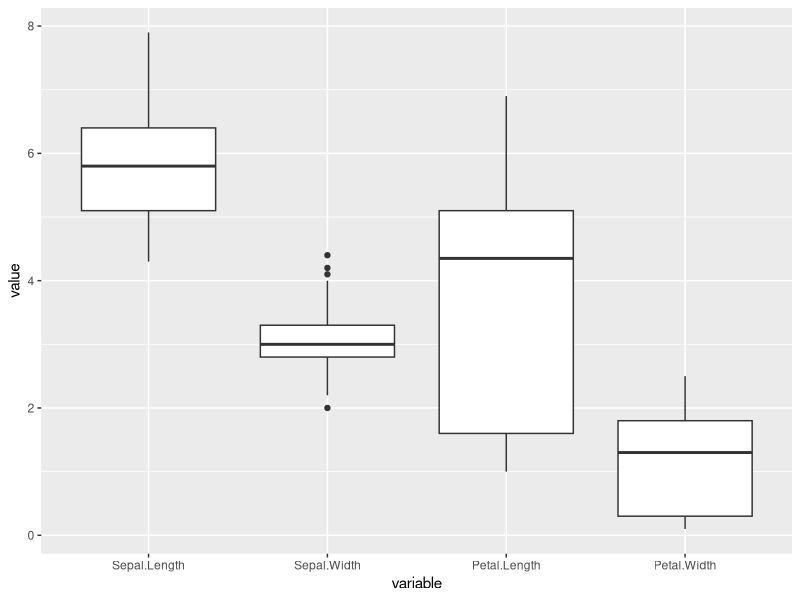
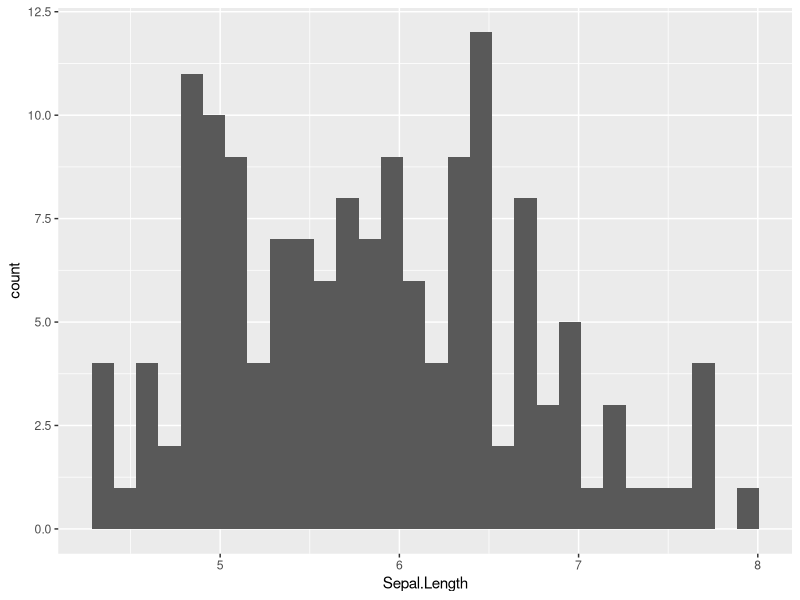
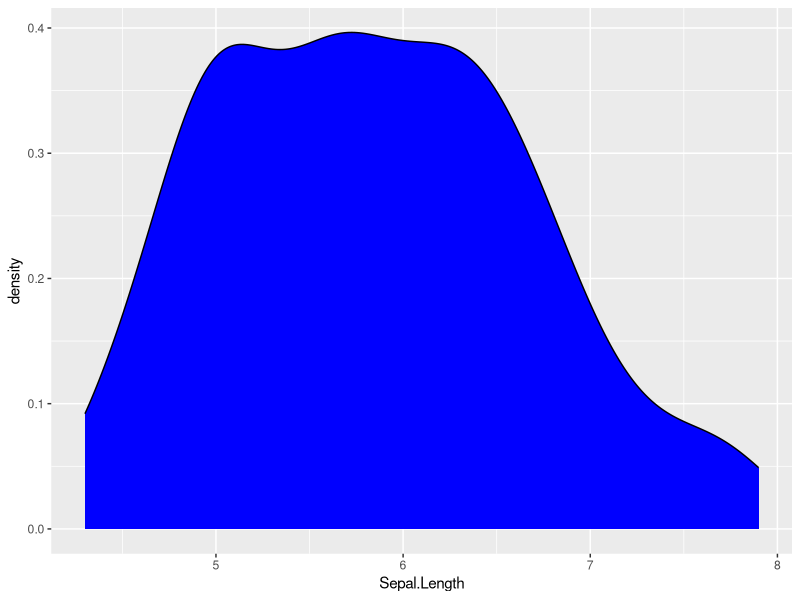
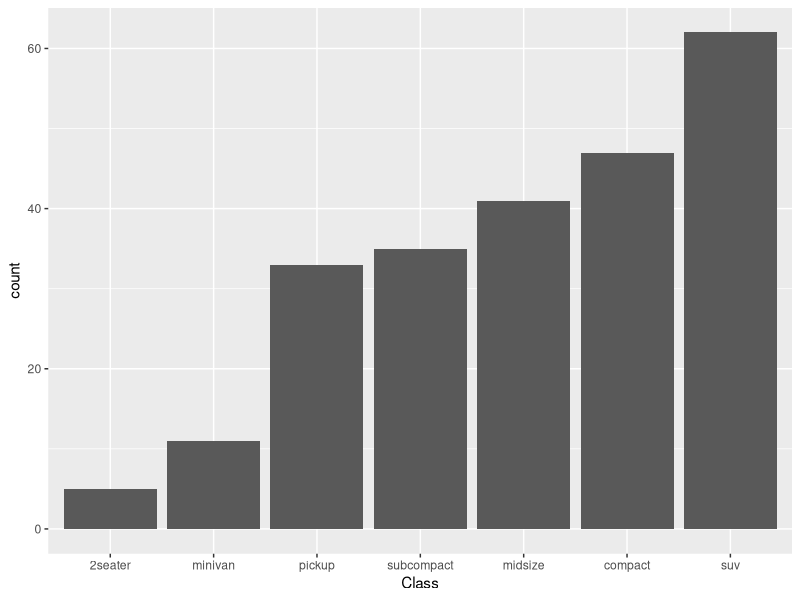
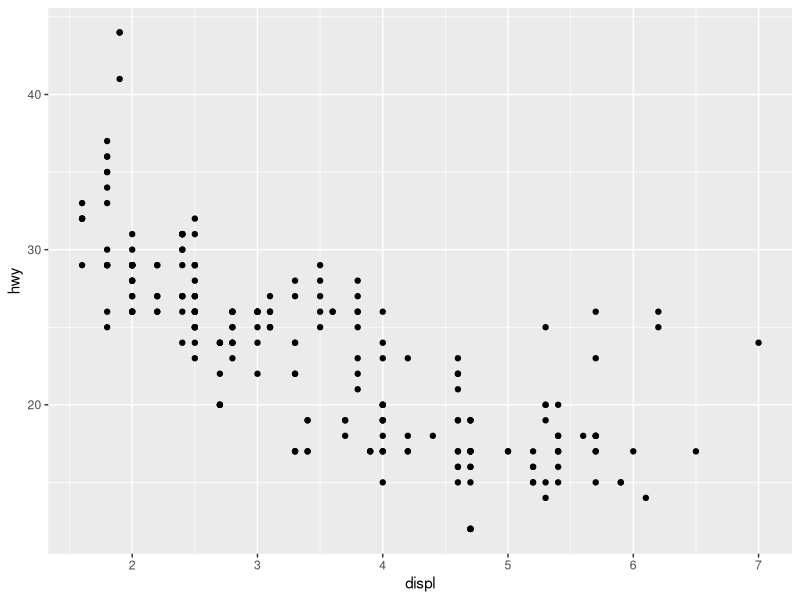
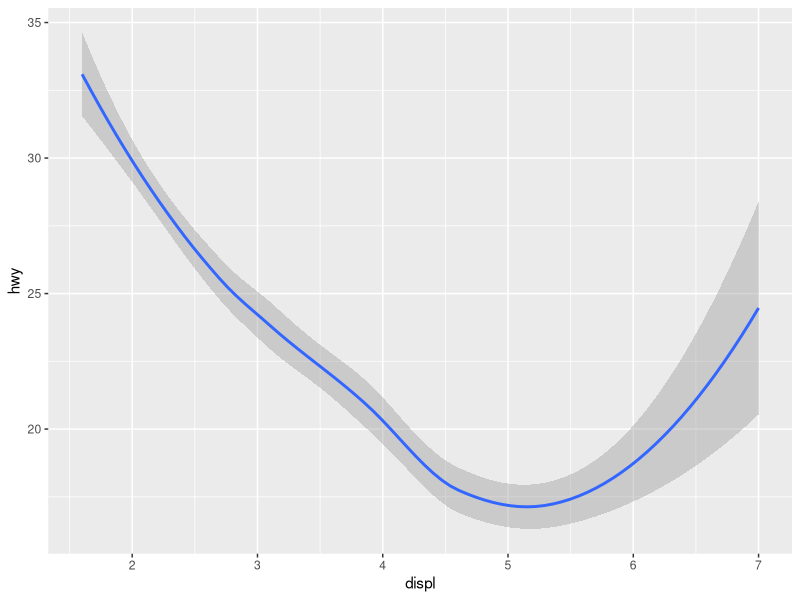
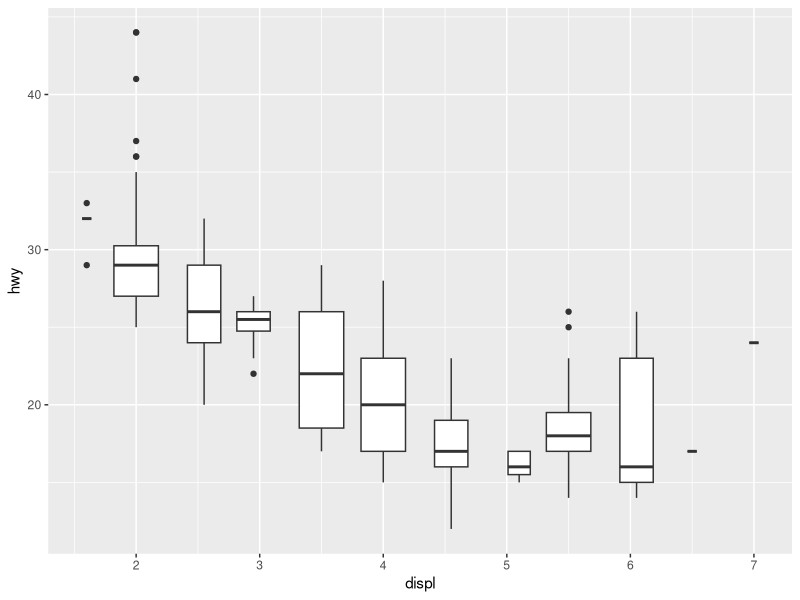
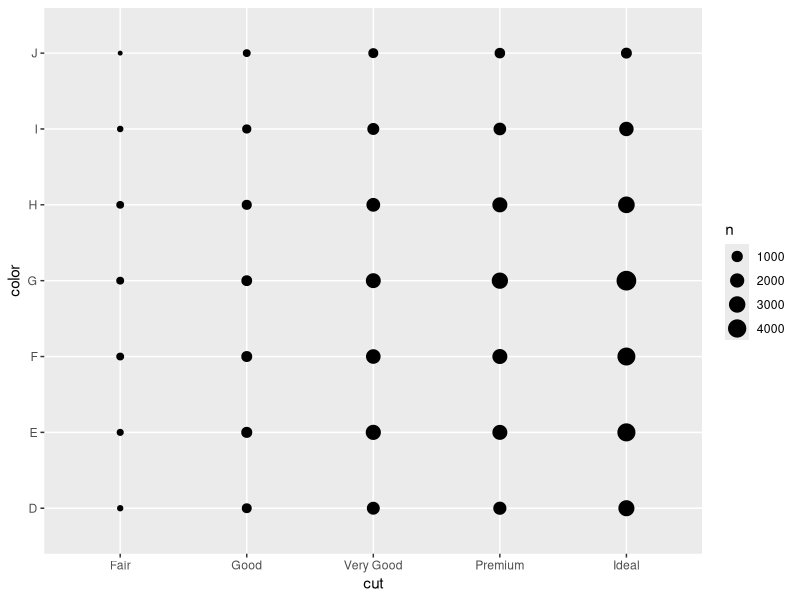

Recreate these plots in R, in order.
## ---- chunk 1
delete_files <- function() {
  file.types <- c("*.html")
  for (i in seq_along(file.types)) {
    file.remove(dir(pattern = file.types[i], full.names = TRUE))
  }
}
delete_files()
## ---- chunk 2
library(tidyverse)
## ---- chunk 3
# code for importing data
## ---- chunk 4
as_tibble(iris)
## ---- chunk 5
iris$Sepal.Length
## ---- chunk 6
reshape2::melt(table(diamonds$cut, diamonds$color), 
                      var = c("cut", "color"))
## ---- chunk 7
summary(iris)
ggplot(reshape2::melt(iris), aes(x = variable, y = value)) +
  geom_boxplot()
## ---- chunk 8
ggplot(iris, aes(x = Sepal.Length)) +
  geom_histogram()
## ---- chunk 9
ggplot(iris, aes(x = Sepal.Length)) +
  geom_density(fill = "blue")
## ---- chunk 10
table(mpg$class)
prop.table(table(mpg$class))
## ---- chunk 11
ggplot(mpg, aes(x = reorder(class, class, FUN = length))) +
  geom_bar() +
  labs(x = "Class")
## ---- chunk 12
ggplot(mpg, aes(x = displ, y = hwy)) +
  geom_point() 
## ---- chunk 13
ggplot(mpg, aes(x = displ, y = hwy)) +
  geom_smooth() 
## ---- chunk 14
ggplot(mpg, aes(x = displ, y = hwy)) + 
  geom_boxplot(aes(group = cut_width(displ, 0.5)))
## ---- chunk 15
table(diamonds$cut, diamonds$color)
t(table(diamonds$cut, diamonds$color))
## ---- chunk 16
ggplot(data = diamonds) +
  geom_count(mapping = aes(x = cut, y = color))
## ---- chunk 17
dat <- reshape2::melt(table(diamonds$cut, diamonds$color), 
                      var = c("cut", "color"))
ggplot(dat, aes(x = color, y = cut)) +
    geom_tile(mapping = aes(fill = value))
## ---- chunk 18
ggplot(mpg, aes(x = displ, y = hwy)) +
  geom_point() +
  facet_wrap(~ class, nrow = 2)
## ---- chunk 19
ggplot(mpg, aes(x = displ, y = hwy, col = class)) +
  geom_point() 
